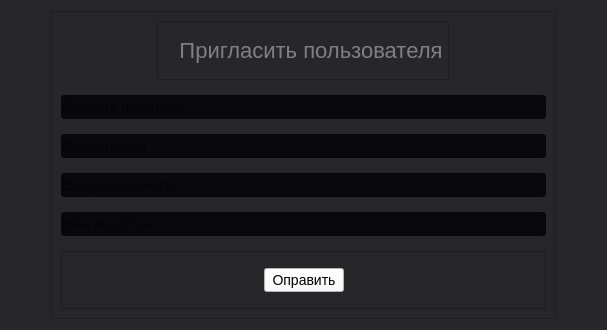
<?xml version="1.0" encoding="UTF-8"?>
<ui version="4.0">
 <class>Invite_window</class>
 <widget class="QWidget" name="Invite_window">
  <property name="geometry">
   <rect>
    <x>0</x>
    <y>0</y>
    <width>607</width>
    <height>330</height>
   </rect>
  </property>
  <property name="windowTitle">
   <string>Генерция пригласительного кода</string>
  </property>
  <property name="styleSheet">
   <string notr="true">QWidget{
	background-color: #27272A;
}

QLineEdit{
background-color: #09090B;
font-size:14px
}

QLineEdit::placeholder {
    color: red;
}

QPushButton{
background-color: #FAFAFA;
color:black;
font-size:14px
}

QLabel{
font-size:22px;
color: gray;
}</string>
  </property>
  <layout class="QGridLayout" name="gridLayout">
   <item row="0" column="0">
    <spacer name="horizontalSpacer">
     <property name="orientation">
      <enum>Qt::Horizontal</enum>
     </property>
     <property name="sizeType">
      <enum>QSizePolicy::Preferred</enum>
     </property>
     <property name="sizeHint" stdset="0">
      <size>
       <width>40</width>
       <height>20</height>
      </size>
     </property>
    </spacer>
   </item>
   <item row="0" column="1">
    <widget class="QFrame" name="frame">
     <property name="sizePolicy">
      <sizepolicy hsizetype="Expanding" vsizetype="Expanding">
       <horstretch>0</horstretch>
       <verstretch>0</verstretch>
      </sizepolicy>
     </property>
     <property name="frameShape">
      <enum>QFrame::StyledPanel</enum>
     </property>
     <property name="frameShadow">
      <enum>QFrame::Raised</enum>
     </property>
     <layout class="QVBoxLayout" name="verticalLayout">
      <property name="spacing">
       <number>15</number>
      </property>
      <item alignment="Qt::AlignHCenter">
       <widget class="QFrame" name="frame_invite_label">
        <property name="frameShape">
         <enum>QFrame::StyledPanel</enum>
        </property>
        <property name="frameShadow">
         <enum>QFrame::Raised</enum>
        </property>
        <layout class="QHBoxLayout" name="horizontalLayout_2">
         <property name="spacing">
          <number>3</number>
         </property>
         <property name="leftMargin">
          <number>5</number>
         </property>
         <property name="topMargin">
          <number>15</number>
         </property>
         <property name="rightMargin">
          <number>5</number>
         </property>
         <property name="bottomMargin">
          <number>15</number>
         </property>
         <item>
          <widget class="QLabel" name="label_invite_img">
           <property name="text">
            <string/>
           </property>
           <property name="alignment">
            <set>Qt::AlignCenter</set>
           </property>
          </widget>
         </item>
         <item>
          <widget class="QLabel" name="label_invite_user">
           <property name="text">
            <string>Пригласить пользователя</string>
           </property>
           <property name="alignment">
            <set>Qt::AlignCenter</set>
           </property>
          </widget>
         </item>
        </layout>
       </widget>
      </item>
      <item>
       <widget class="QLineEdit" name="lineEdit_invite_f">
        <property name="styleSheet">
         <string notr="true">QLineEdit{
background-color: #09090B;
font-size:14px
}

QLineEdit:placeholderText {
    color: #ff0000;
}
</string>
        </property>
        <property name="placeholderText">
         <string>Введите фамилию</string>
        </property>
       </widget>
      </item>
      <item>
       <widget class="QLineEdit" name="lineEdit_invite_n">
        <property name="placeholderText">
         <string>Введите имя</string>
        </property>
       </widget>
      </item>
      <item>
       <widget class="QLineEdit" name="lineEdit_invite_m">
        <property name="placeholderText">
         <string>Введите отчество</string>
        </property>
       </widget>
      </item>
      <item>
       <widget class="QLineEdit" name="lineEdit_invite_email">
        <property name="styleSheet">
         <string notr="true">text-color: solid grey;</string>
        </property>
        <property name="placeholderText">
         <string>Введите Email</string>
        </property>
       </widget>
      </item>
      <item>
       <widget class="QFrame" name="frame_invite_button">
        <property name="frameShape">
         <enum>QFrame::StyledPanel</enum>
        </property>
        <property name="frameShadow">
         <enum>QFrame::Raised</enum>
        </property>
        <layout class="QHBoxLayout" name="horizontalLayout">
         <item>
          <spacer name="horizontalSpacer_3">
           <property name="orientation">
            <enum>Qt::Horizontal</enum>
           </property>
           <property name="sizeHint" stdset="0">
            <size>
             <width>140</width>
             <height>20</height>
            </size>
           </property>
          </spacer>
         </item>
         <item>
          <widget class="QPushButton" name="pushButton_invite_send">
           <property name="styleSheet">
            <string notr="true">QPushButton::hover{
background-color: gray;
}</string>
           </property>
           <property name="text">
            <string>Оправить</string>
           </property>
          </widget>
         </item>
         <item>
          <spacer name="horizontalSpacer_4">
           <property name="orientation">
            <enum>Qt::Horizontal</enum>
           </property>
           <property name="sizeHint" stdset="0">
            <size>
             <width>140</width>
             <height>20</height>
            </size>
           </property>
          </spacer>
         </item>
        </layout>
       </widget>
      </item>
     </layout>
    </widget>
   </item>
   <item row="0" column="2">
    <spacer name="horizontalSpacer_2">
     <property name="orientation">
      <enum>Qt::Horizontal</enum>
     </property>
     <property name="sizeType">
      <enum>QSizePolicy::Preferred</enum>
     </property>
     <property name="sizeHint" stdset="0">
      <size>
       <width>40</width>
       <height>20</height>
      </size>
     </property>
    </spacer>
   </item>
  </layout>
 </widget>
 <resources/>
 <connections/>
</ui>
